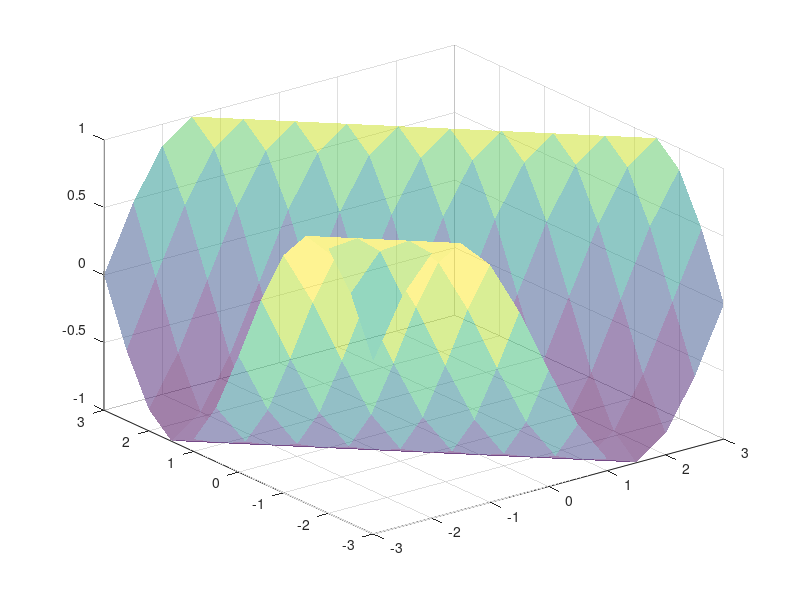

Write MATLAB code to recreate this figure.
clc
clear all 
close all

% [x,y] = meshgrid(-2:0.5:2,-2:0.5:2);
% z = sqrt(16-x.^2-y.^2);%funcion z(x y )
% figure(1)
% surf(x,y,z,'FaceAlpha',0.5,'EdgeColor','none')
% hold on 
% zz = x + y;
% surf(x,y,zz,'FaceAlpha',0.5,'EdgeColor','none')
% hold off 
%
[x,y] = meshgrid(-3:0.5:3,-3:0.5:3);
 z = sin(x+y)
 figure(1)
 surf(x,y,z,'FaceAlpha',0.5,'EdgeColor','none')